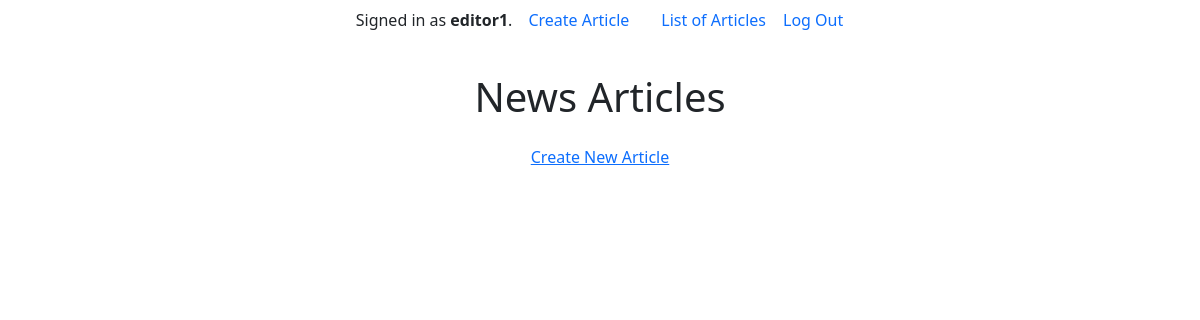
The page / (signed in) on the database as committed earlier.
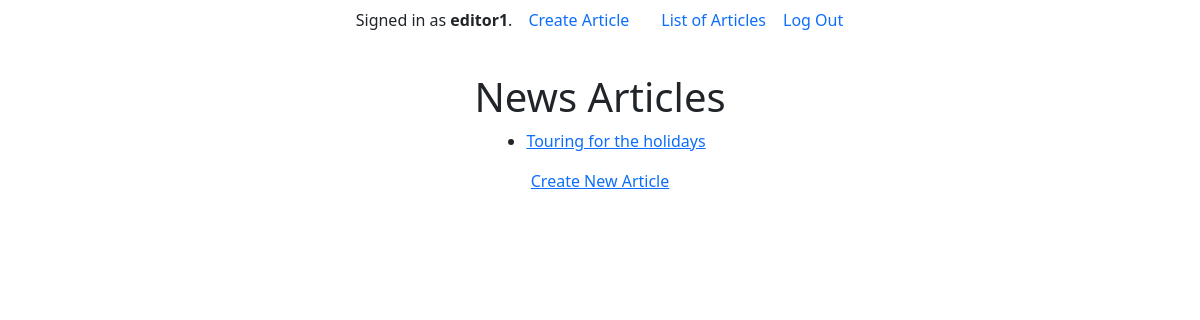
The same page on the database as committed later.
### news/models.py (models this page shows)
class User(AbstractUser):
    is_editor = models.BooleanField(default=False)
    is_reader = models.BooleanField(default=True)
    groups = models.ManyToManyField(
        Group,
        related_name='news_user_set',  # Add this line
        blank=True,
        help_text='The groups this user belongs to.',
        verbose_name='groups',
    )
    user_permissions = models.ManyToManyField(
        Permission,
        related_name='news_user_permissions_set',  # Add this line
        blank=True,
        help_text='Specific permissions for this user.',
        verbose_name='user permissions',
    )

class Article(models.Model):
    title = models.CharField(max_length=200)
    content = models.TextField()
    author = models.ForeignKey(User, on_delete=models.CASCADE)
    image_url = models.URLField(max_length=200, blank=True)
    created_at = models.DateTimeField(auto_now_add=True)
    updated_at = models.DateTimeField(auto_now=True)

### news/views.py (the view)
# urls.py: path('', views.index, name='index'),
@login_required(login_url='/user_management/login/')
def index(request):
    articles = Article.objects.all()
    return render(request, 'news/index.html', {'articles': articles})

### news/templates/news/index.html
{% extends "news/layout.html" %}
{% load static %}
{% block body %}
    <h1>News Articles</h1>
    <ul>
        {% for article in articles %}
            <li><a href="{% url 'news:article_detail' article.id %}">{{ article.title }}</a></li>
        {% endfor %}
    </ul>
    {% if user.is_authenticated %}
        {% if user.is_editor %}
            <a href="{% url 'news:article_create' %}">
                Create New Article
            </a>
        {% endif %}
    {% endif %}
{% endblock %}

### news/templates/news/layout.html (shortened to what this page needs)
{% load static %}
<!DOCTYPE html>
<html lang="en">
    <head>
        <link href="https://cdn.jsdelivr.net/npm/bootstrap@5.0.2/dist/css/bootstrap.min.css" rel="stylesheet">
        <link rel="stylesheet" href="https://cdn.jsdelivr.net/npm/bootstrap-icons@1.11.3/font/bootstrap-icons.min.css">
        <link rel="stylesheet" href="{% static 'news/styles.css' %}">
    </head>
    <body>
        <div class="container min-vh-100 d-flex align-items-center flex-column">
            <ul class="nav">
                <li class="nav-item my-auto">
                    {% if user.is_authenticated %}
                        Signed in as <strong>{{ user.username }}</strong>.
                    {% else %}
                        Not signed in.
                    {% endif %}
                </li>
                {% if user.is_authenticated %}
                    {% if user.is_superuser %}
                        <li class="nav-item my-auto">
                            <a class="nav-link" href="{% url 'management:user_list' %}">User List</a>
                        </li>
                        <li class="nav-item my-auto">
                            <a class="nav-link" href="{% url 'management:user_create' %}">Create User</a>
                        </li>
                    {% elif user.is_editor %}
                        <li class="nav-item my-auto">
                            <a class="nav-link" href="{% url 'news:article_create' %}">Create Article</a>
                        </li>
                        <li class="nav-item my-auto">
                            <a class="nav-link" href="/">List of Articles</a>
                        </li>
                    {% endif %}
                    <li class="nav-item my-auto">
                        <form method="post" action="{% url 'news:logout' %}">
                            <button type="submit" class="btn btn-link nav-link" style="padding: 0;">Log Out</button>
                        </form>
                    </li>
            {% endif %}
            </ul>
            {% block body %}
            {% endblock %}
        </div>
    </body>
</html>

Rows that differ between the two databases and show on the page:
added Article: title "Touring for the holidays"
